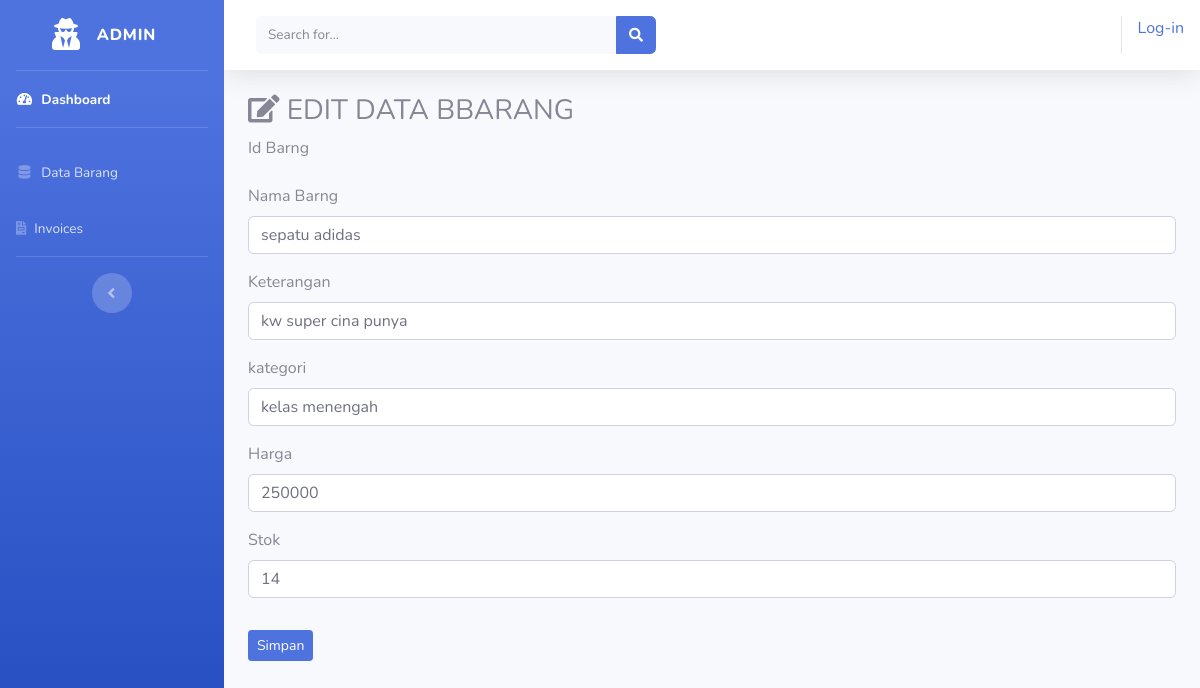
The page /index.php/admin/data_barang/edit/2 on the database its author committed.
### tables this page shows
CREATE TABLE `tb_barang` (
  `id_brg` int(11) NOT NULL,
  `nama_barang` varchar(120) NOT NULL,
  `keterangan` varchar(200) NOT NULL,
  `kategori` varchar(50) NOT NULL,
  `harga` int(11) NOT NULL,
  `stok` int(4) NOT NULL,
  `foto` varchar(1000) NOT NULL
);

### application/controllers/admin/data_barang.php (called while the page is built, shortened)
<?php
class Data_barang extends CI_Controller {
    public function edit($id)
    {
        $where = array('id_brg'  =>  $id);
        $data['barang']  = $this->model_barang->edit_barang($where, 'tb_barang')->result();
        $this->load->view('templates_admin/header');
        $this->load->view('templates_admin/sidebar');
        $this->load->view('admin/edit_barang', $data);
        $this->load->view('templates_admin/footer');
    }
}

### index.php (called while the page is built, shortened)
<?php
require_once BASEPATH.'core/CodeIgniter.php';

### application/models/model_barang.php (called while the page is built, shortened)
<?php
class Model_barang extends CI_Model {
    public function edit_barang($where, $table)
    {
        return $this->db->get_where($table, $where);
    }
}

### application/views/admin/edit_barang.php (the view, shortened to what this page needs)
<div class="container-fluid">
    <h3><i class="fa fa-edit"></i> EDIT DATA BBARANG</h3>
    <?php foreach($barang as $brg) : ?>
        <form action="<?php echo base_url('admin/data_barang/update') ?>" method="post">
            <div class="form-group">
                <label for="">Id Barng</label>
            </div>
            <div class="form-group">
                <label for="">Nama Barng</label>
                <input type="text" name="nama_barang" class="form-control" value="<?php echo
                $brg->nama_barang ?> ">
            </div>
            <div class="form-group">
                <label for="">Keterangan</label>
                <input type="text" name="keterangan" class="form-control" value="<?php echo
                $brg->keterangan ?> ">
            </div>
            <div class="form-group">
                <label for="">kategori</label>
                <input type="text" name="kategori" class="form-control" value="<?php echo
                $brg->kategori ?> ">
            </div>
            <div class="form-group">
                <label for="">Harga</label>
                <input type="text" name="harga" class="form-control" value="<?php echo
                $brg->harga ?> ">
            </div>
            <div class="form-group">
                <label for="">Stok</label>
                <input type="text" name="stok" class="form-control" value="<?php echo
                $brg->stok ?> ">
            </div>
            <button type="submit" class=" btn btn-sm btn-primary mt-3">Simpan</button>
        </form>
    <?php endforeach; ?>
</div>

### rows shown on the page
tb_barang: nama_barang "sepatu adidas", keterangan "kw super cina punya", kategori "kelas menengah", harga "250000", stok "14"

### other values the page prints
anchor('auth/login', 'Log-in') "Log-in"
